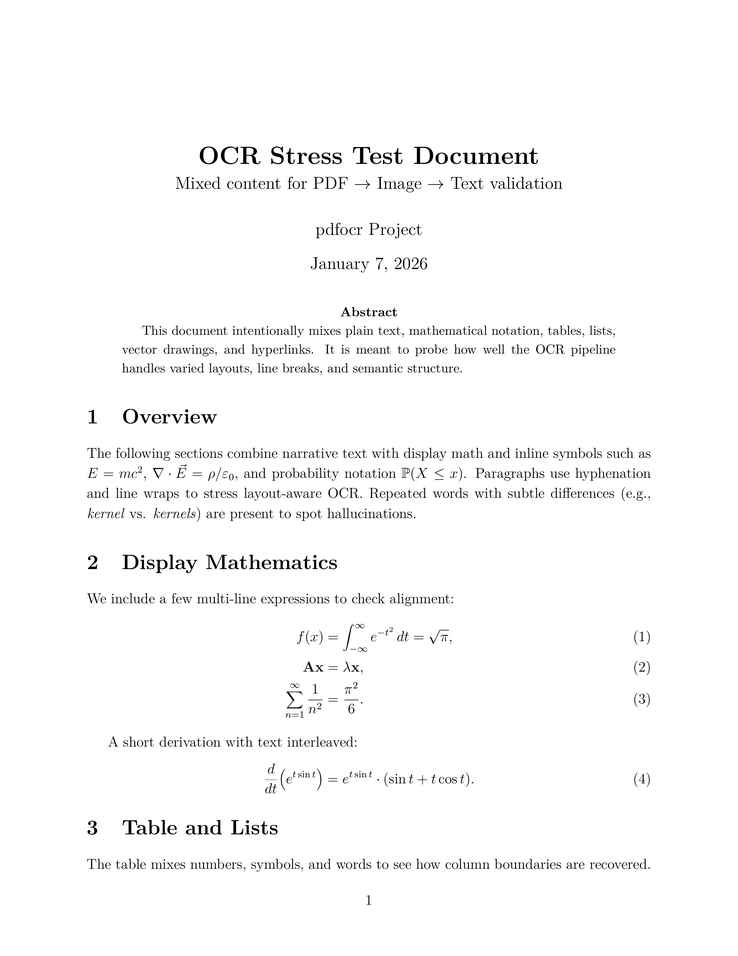
#> input picture test/docker_images/test_document_page_001.png, 738 x 956 px, shrunk from 2550 x 3301 before the run
$ python image_to_text.py test/docker_images
#> lines starting #> are read from the running program, lines starting #| are printed output that depends on the picture; after the words box and inside, x2 and y2 are one past the last pixel; in counts of white or black regions, pixels touching at a corner belong together
"""
이미지/PDF 렌더링 결과에서 OCR 텍스트를 추출하는 모듈 (OpenCV 전처리 + PSM 자동 스윕 + 표용 image_to_data 지원)

핵심 개선:
1) 전처리: 그레이/업스케일/이진화/노이즈 제거/표 선 제거(옵션)
2) PSM 여러 개 자동 시도 후 "가장 그럴듯한" 결과 선택
3) 표(그리드) 문서에서 유리한 image_to_data 기반 추출/재조립 옵션
"""

from __future__ import annotations

from dataclasses import dataclass
from pathlib import Path
from typing import Dict, List, Optional, Sequence, Tuple, Union

import cv2
import numpy as np
import pytesseract
from PIL import Image

PathLike = Union[str, Path]
TextDict = Dict[str, str]


# -----------------------------
# Utilities / Scoring
# -----------------------------
def _to_path(p: PathLike) -> Path:
#> in extract_text_from_images, pil_img is the input picture: PIL image 738x956 RGB; min 0, max 255, mean 249.8
    return p if isinstance(p, Path) else Path(p)


def _ensure_exists(p: Path) -> None:
    if not p.exists():
        raise FileNotFoundError(f"파일을 찾을 수 없습니다: {p}")


# [28 lines left out: function _basic_text_quality_score, not called in this run]


# -----------------------------
# Preprocessing (OpenCV)
# -----------------------------
@dataclass
class PreprocessOptions:
    upscale: float = 2.0               # 작은 글씨면 2~3 추천
    denoise: bool = True
    binarize: bool = True
    deskew: bool = False              # 켜면 느릴 수 있음 (기울어진 스캔이면 True 고려)
    remove_table_lines: bool = True   # 표가 많으면 True 추천
    adaptive_thresh: bool = True      # 조명 uneven하면 True가 유리한 경우 많음


def _pil_to_bgr(pil_img: Image.Image) -> np.ndarray:
    rgb = np.array(pil_img.convert("RGB"))
    bgr = cv2.cvtColor(rgb, cv2.COLOR_RGB2BGR)
    return bgr


def _upscale(img: np.ndarray, scale: float) -> np.ndarray:
#> called with scale = 2
    if scale is None or scale <= 1.0:
        return img
    h, w = img.shape[:2]
    return cv2.resize(img, (int(w * scale), int(h * scale)), interpolation=cv2.INTER_CUBIC)


def _maybe_denoise(gray: np.ndarray) -> np.ndarray:
    # 너무 강하면 글자도 뭉개질 수 있어 moderate로
    return cv2.fastNlMeansDenoising(gray, h=10, templateWindowSize=7, searchWindowSize=21)
#> returned value: shape (1912, 1476)


def _binarize(gray: np.ndarray, adaptive: bool) -> np.ndarray:
    # 문서 OCR은 보통 흰바탕/검은글씨가 좋음
#> called with adaptive = True
    if adaptive:
        # 조명 불균일/스캔 얼룩에 강함
        return cv2.adaptiveThreshold(
            gray, 255,
            cv2.ADAPTIVE_THRESH_GAUSSIAN_C,
            cv2.THRESH_BINARY,
            35, 15
        )
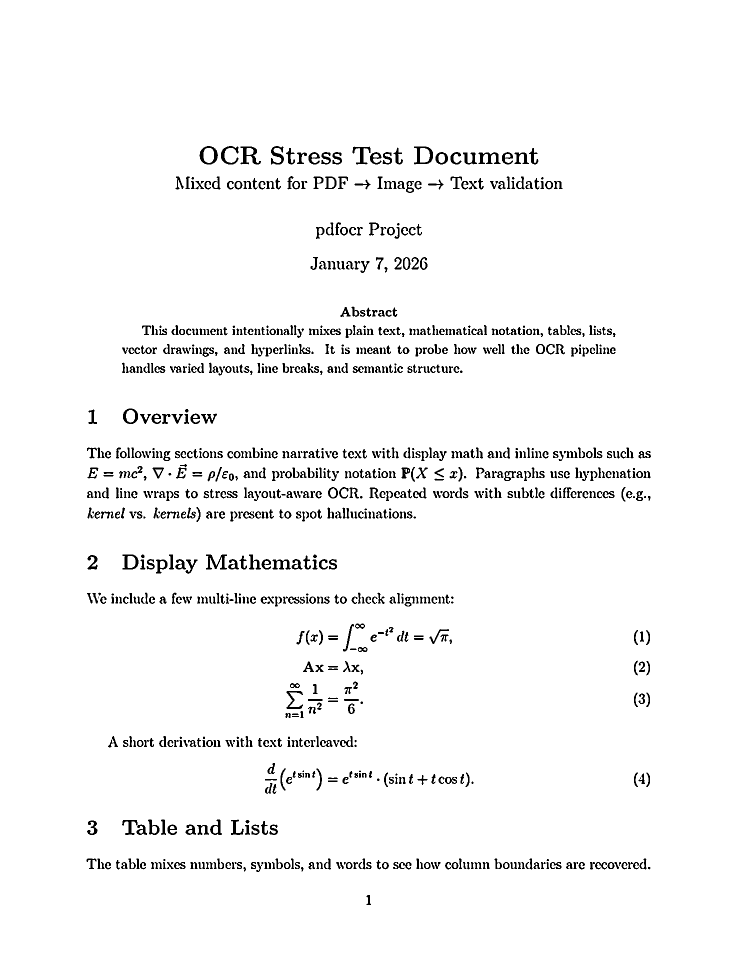
#> returned value: shape (1912, 1476) (shown at 1/2 size); 96.7% white; 1122 black regions (133 under 20 px), largest, box (x1, y1, x2, y2) and area: (481, 293, 522, 329) 612, (828, 293, 866, 329) 549, (412, 1109, 454, 1139) 546
    # 전역 threshold + Otsu
    _, th = cv2.threshold(gray, 0, 255, cv2.THRESH_BINARY + cv2.THRESH_OTSU)
    return th


def _remove_lines(binary: np.ndarray) -> np.ndarray:
    """
    표의 가로/세로 선을 약하게 제거해서 글자 인식률을 올림.
    (선이 너무 강하면 글자 덩어리 분할이 망가짐)
    """
    inv = 255 - binary  # 글자/선이 흰색이 되게
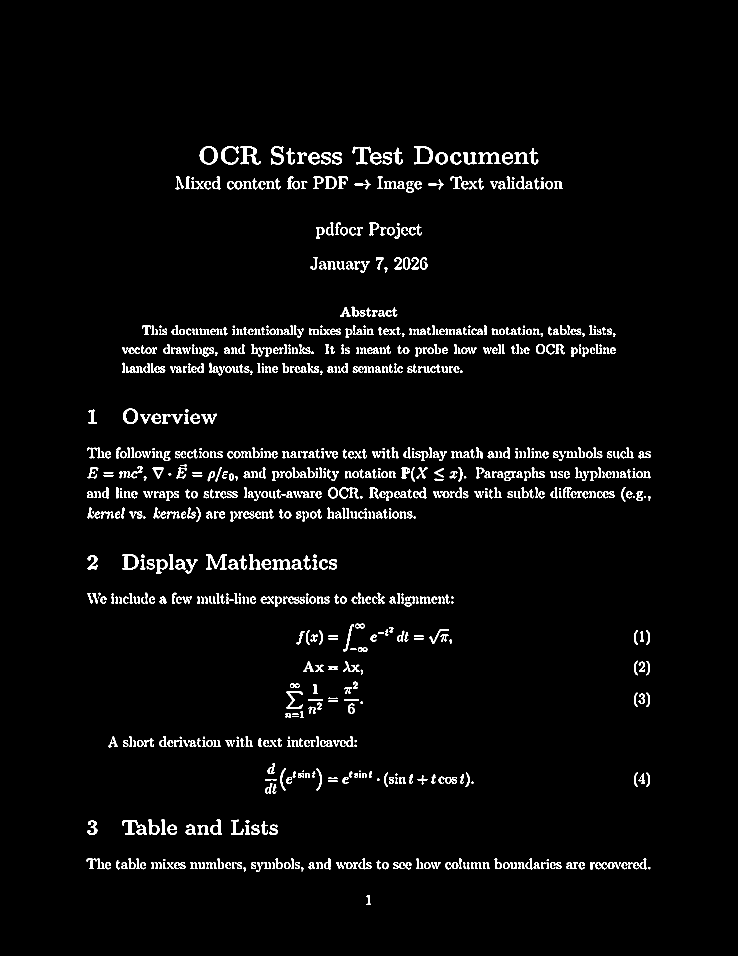
#> inv: shape (1912, 1476) (shown at 1/2 size); 3.3% white; 1122 white regions (133 under 20 px), largest, box (x1, y1, x2, y2) and area: (481, 293, 522, 329) 612, (828, 293, 866, 329) 549, (412, 1109, 454, 1139) 546

    # 커널 크기는 이미지 크기에 비례하게
    h, w = binary.shape[:2]
    hk = max(10, w // 100)  # 가로선 제거용
    vk = max(10, h // 100)  # 세로선 제거용

    horizontal_kernel = cv2.getStructuringElement(cv2.MORPH_RECT, (hk, 1))
    vertical_kernel = cv2.getStructuringElement(cv2.MORPH_RECT, (1, vk))

    # 선 성분 추출
    horizontal_lines = cv2.morphologyEx(inv, cv2.MORPH_OPEN, horizontal_kernel, iterations=1)
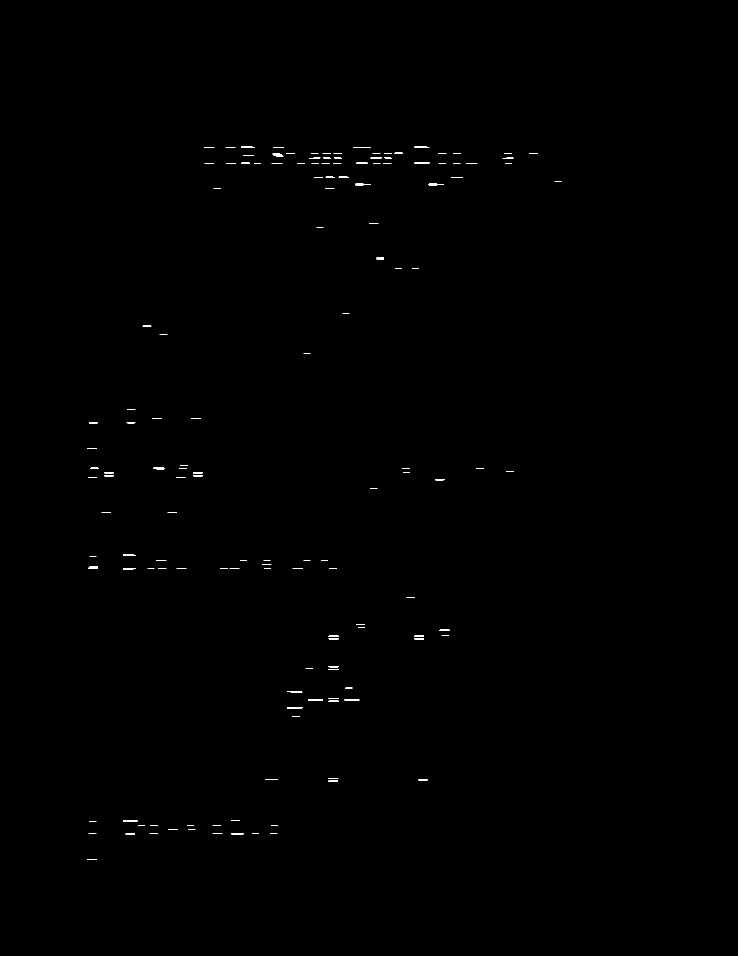
#> horizontal_lines: shape (1912, 1476) (shown at 1/2 size); 0.2% white; 144 white regions (39 under 20 px), largest, box (x1, y1, x2, y2) and area: (574, 1414, 605, 1418) 119, (689, 1398, 719, 1402) 117, (617, 1398, 646, 1402) 116
    vertical_lines = cv2.morphologyEx(inv, cv2.MORPH_OPEN, vertical_kernel, iterations=1)
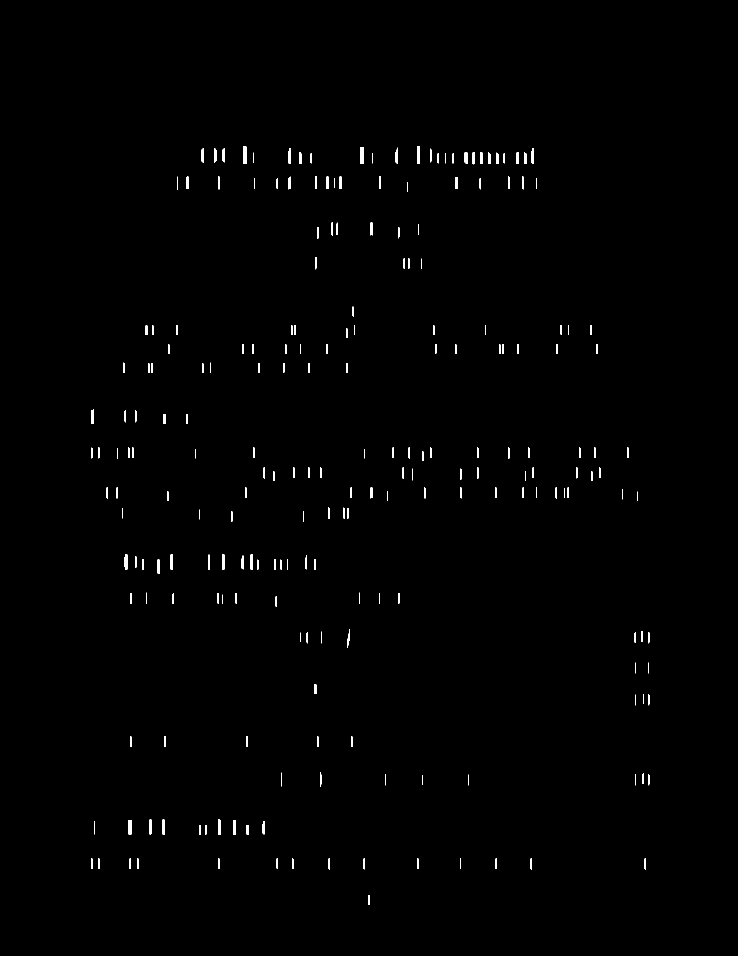
#> vertical_lines: shape (1912, 1476) (shown at 1/2 size); 0.57% white; 224 white regions (5 under 20 px), largest, box (x1, y1, x2, y2) and area: (486, 293, 493, 328) 245, (720, 294, 727, 328) 238, (834, 293, 840, 328) 210

    lines = cv2.bitwise_or(horizontal_lines, vertical_lines)
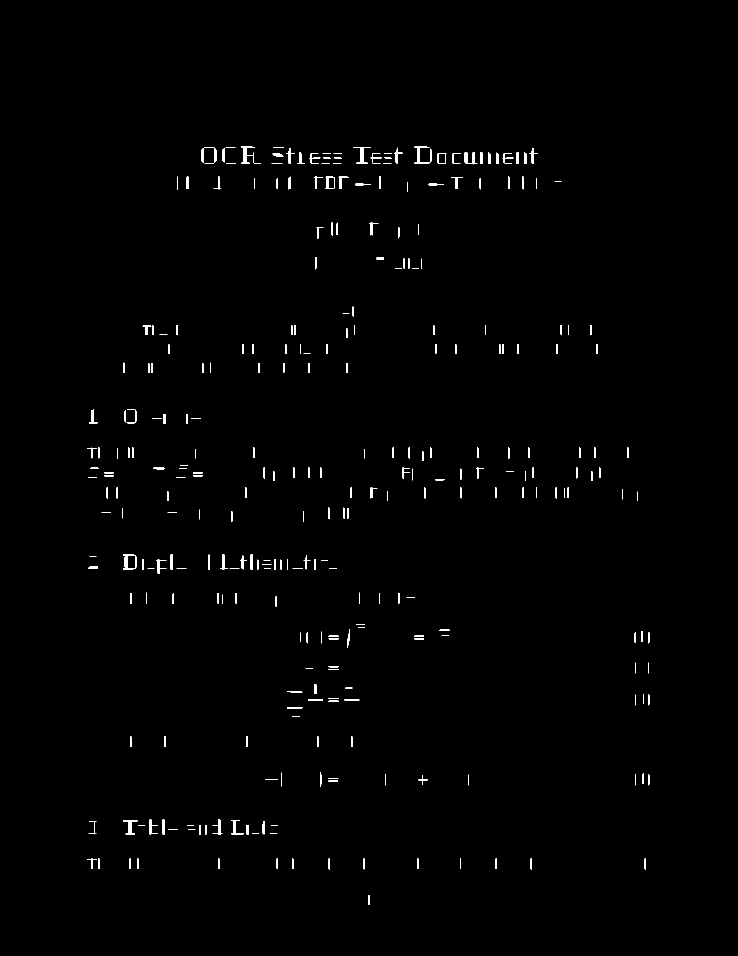
#> lines: shape (1912, 1476) (shown at 1/2 size); 0.75% white; 299 white regions (28 under 20 px), largest, box (x1, y1, x2, y2) and area: (829, 293, 864, 328) 445, (482, 293, 510, 328) 379, (246, 1109, 274, 1139) 349

    # 원본에서 선을 빼준다(복원은 inpaint로 자연스럽게)
    cleaned_inv = cv2.inpaint(inv, lines, inpaintRadius=2, flags=cv2.INPAINT_TELEA)
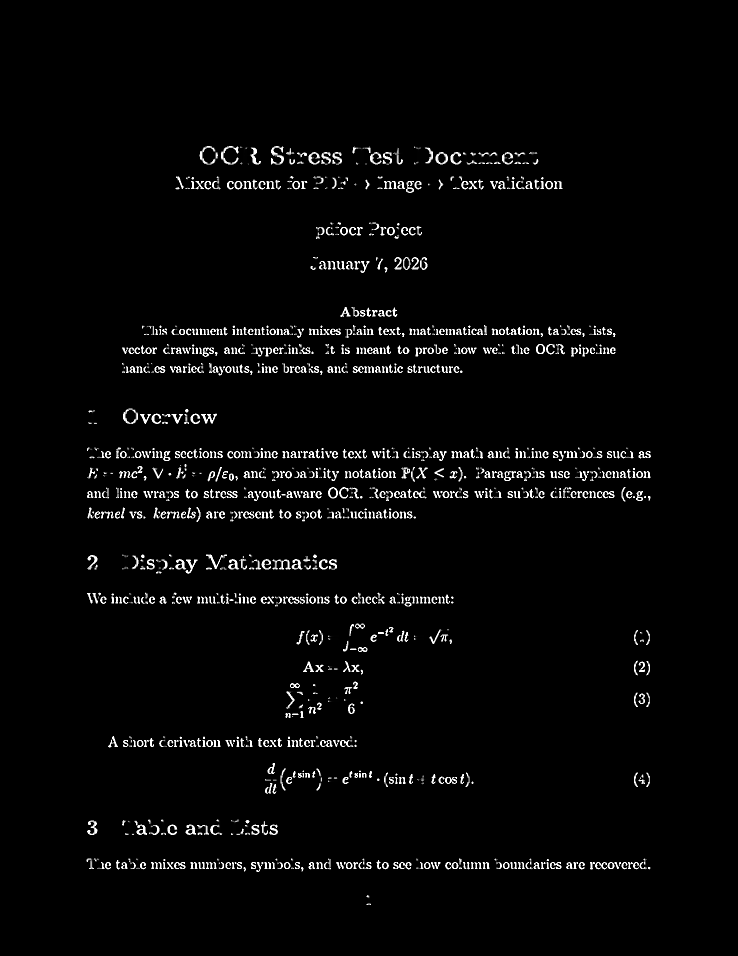
#> cleaned_inv: shape (1912, 1476) (shown at 1/2 size); min 0, max 255, mean 7.2

    # 다시 binary 형태로
    cleaned = 255 - cleaned_inv
    return cleaned


# [26 lines left out: function _deskew, not called in this run]


def preprocess_for_ocr(pil_img: Image.Image, opt: PreprocessOptions) -> np.ndarray:
    """
    Tesseract에 넣기 좋은 형태(그레이/바이너리)로 전처리한 OpenCV 이미지 반환.
    반환은 uint8 단일 채널 이미지(0~255).
    """
    bgr = _pil_to_bgr(pil_img)
    bgr = _upscale(bgr, opt.upscale)

    gray = cv2.cvtColor(bgr, cv2.COLOR_BGR2GRAY)

    if opt.denoise:
        gray = _maybe_denoise(gray)

    if opt.binarize:
        img = _binarize(gray, adaptive=opt.adaptive_thresh)
    else:
        img = gray

    if opt.remove_table_lines and opt.binarize:
        img = _remove_lines(img)

    if opt.deskew and opt.binarize:
        img = _deskew(img)

    return img


# -----------------------------
# OCR: string vs data
# -----------------------------
@dataclass
class OcrOptions:
    lang: str = "kor+eng"
    oem: int = 1
    psm_candidates: Tuple[int, ...] = (6, 4, 1, 11)  # 문서/다단/자동/스파스
    use_data_mode: bool = True                      # 표/혼합 문서에서 유리
    min_conf: int = 35                              # data mode에서 conf 필터
    keep_newlines: bool = True


def _tess_config(oem: int, psm: int) -> str:
    return f"--oem {oem} --psm {psm}"


def ocr_string(img_u8: np.ndarray, lang: str, config: str) -> str:
    # OpenCV 이미지를 PIL로 변환 (tesseract가 더 안정적인 경우가 많음)
    pil = Image.fromarray(img_u8)
    return pytesseract.image_to_string(pil, lang=lang, config=config)


# [41 lines left out: function ocr_data_reconstruct_lines, not called in this run]


def extract_text_best_effort(
    pil_img: Image.Image,
    pp: PreprocessOptions,
    ocr_opt: OcrOptions,
) -> Tuple[str, Dict[str, float]]:
    """
    PSM 후보를 여러 개 돌려보고, 가장 점수 높은 결과를 선택.
    - data_mode 결과와 string 결과 중 더 나은 쪽을 선택(옵션)
    반환: (best_text, debug_scores)
    """
    img_u8 = preprocess_for_ocr(pil_img, pp)

    best_text = ""
    best_score = float("-inf")
    debug: Dict[str, float] = {}

    for psm in ocr_opt.psm_candidates:
        cfg = _tess_config(ocr_opt.oem, psm)

        # 1) 기본 string mode
        try:
            txt_s = ocr_string(img_u8, lang=ocr_opt.lang, config=cfg)
        except Exception:
            txt_s = ""
        score_s = _basic_text_quality_score(txt_s)
        debug[f"psm{psm}_string"] = score_s

        # 2) data mode (표/혼합 문서에 도움)
        txt_d = ""
        score_d = float("-inf")
        if ocr_opt.use_data_mode:
            try:
                txt_d = ocr_data_reconstruct_lines(img_u8, lang=ocr_opt.lang, config=cfg, min_conf=ocr_opt.min_conf)
            except Exception:
                txt_d = ""
            score_d = _basic_text_quality_score(txt_d)
            debug[f"psm{psm}_data"] = score_d

        # 후보들 중 최고를 채택
        if score_s > best_score:
            best_score = score_s
            best_text = txt_s
        if score_d > best_score:
            best_score = score_d
            best_text = txt_d
#> after the loop, best_score = -inf; best_text = ''; debug = 0 items

    if not ocr_opt.keep_newlines:
        best_text = " ".join(best_text.split())

    return best_text, debug


# -----------------------------
# Public API
# -----------------------------
# [31 lines left out: function extract_text_from_image, not called in this run]


def extract_text_from_images(
    image_paths: Sequence[PathLike],
    lang: str = "kor+eng",
    preprocess: Optional[PreprocessOptions] = None,
    ocr_options: Optional[OcrOptions] = None,
    show_debug: bool = False,
) -> TextDict:
    """
    여러 이미지에서 텍스트 추출

    Args:
        image_paths: 이미지 파일 경로 리스트
        lang: OCR 언어 (기본 "kor+eng")
        preprocess: 전처리 옵션
        ocr_options: OCR 옵션
        show_debug: psm별 점수 출력

    Returns:
        {이미지 경로(str): 추출된 텍스트}
    """
    paths = [_to_path(p) for p in image_paths]

    pp = preprocess or PreprocessOptions()
    oo = ocr_options or OcrOptions()
    oo.lang = lang

    print(f"🔍 OCR 텍스트 추출 시작 (언어: {lang})")
    print(f"   총 {len(paths)}개 이미지 처리 예정\n")

    results: TextDict = {}

    for i, p in enumerate(paths, start=1):
        print(f"  [{i}/{len(paths)}] 처리 중: {p.name}")
        try:
            _ensure_exists(p)
            with Image.open(p) as pil_img:
                text, debug_scores = extract_text_best_effort(pil_img, pp, oo)

            results[str(p)] = text
            print(f"    ✓ 추출된 텍스트: {len(text)} 글자")

            if show_debug:
                # 상위 5개만 보기 좋게
                top = sorted(debug_scores.items(), key=lambda kv: kv[1], reverse=True)[:5]
                top_str = ", ".join(f"{k}:{v:.3f}" for k, v in top)
                print(f"    · 점수(top): {top_str}")

        except Exception as exc:
            print(f"    ✗ 오류: {exc}")
            results[str(p)] = ""

    print(f"\n✓ OCR 추출 완료\n")
    return results


# [23 lines left out: function save_extracted_text, not called in this run]


# -----------------------------
# CLI
# -----------------------------
if __name__ == "__main__":  # pragma: no cover - CLI helper
    import argparse
    import glob
    import sys

    parser = argparse.ArgumentParser(description="OpenCV 전처리 + PSM 자동 스윕 + data mode OCR")
    parser.add_argument("image_dir", type=str, help="이미지 디렉토리 (예: ./pages)")
    parser.add_argument("--lang", type=str, default="kor+eng", help='OCR 언어 (기본 "kor+eng")')
    parser.add_argument("--ext", type=str, default="png", help='확장자 (기본 "png")')
    parser.add_argument("--out", type=str, default="output/extracted_text.txt", help="출력 txt 경로")
    parser.add_argument("--no-lines", action="store_true", help="표 선 제거 끄기")
    parser.add_argument("--deskew", action="store_true", help="deskew 켜기(느릴 수 있음)")
    parser.add_argument("--upscale", type=float, default=2.0, help="업스케일 배수 (기본 2.0)")
    parser.add_argument("--no-data", action="store_true", help="image_to_data 모드 끄기")
    parser.add_argument("--min-conf", type=int, default=35, help="data mode 최소 confidence (기본 35)")
    parser.add_argument("--debug", action="store_true", help="psm별 점수 출력")

    args = parser.parse_args()

    image_dir = _to_path(args.image_dir)
    if not image_dir.exists():
        print(f"오류: 디렉토리를 찾을 수 없습니다: {image_dir}")
        sys.exit(1)

    pattern = str(image_dir / f"*.{args.ext.lstrip('.')}")
    image_files = sorted(glob.glob(pattern))

    if not image_files:
        print(f"오류: {image_dir}에서 '*.{args.ext}' 파일을 찾을 수 없습니다.")
        sys.exit(1)

    pp = PreprocessOptions(
        upscale=args.upscale,
        remove_table_lines=not args.no_lines,
        deskew=args.deskew,
    )
    oo = OcrOptions(
        lang=args.lang,
        use_data_mode=not args.no_data,
        min_conf=args.min_conf,
    )

    try:
#> (the run stopped early here; a loop or call above may not have finished)
